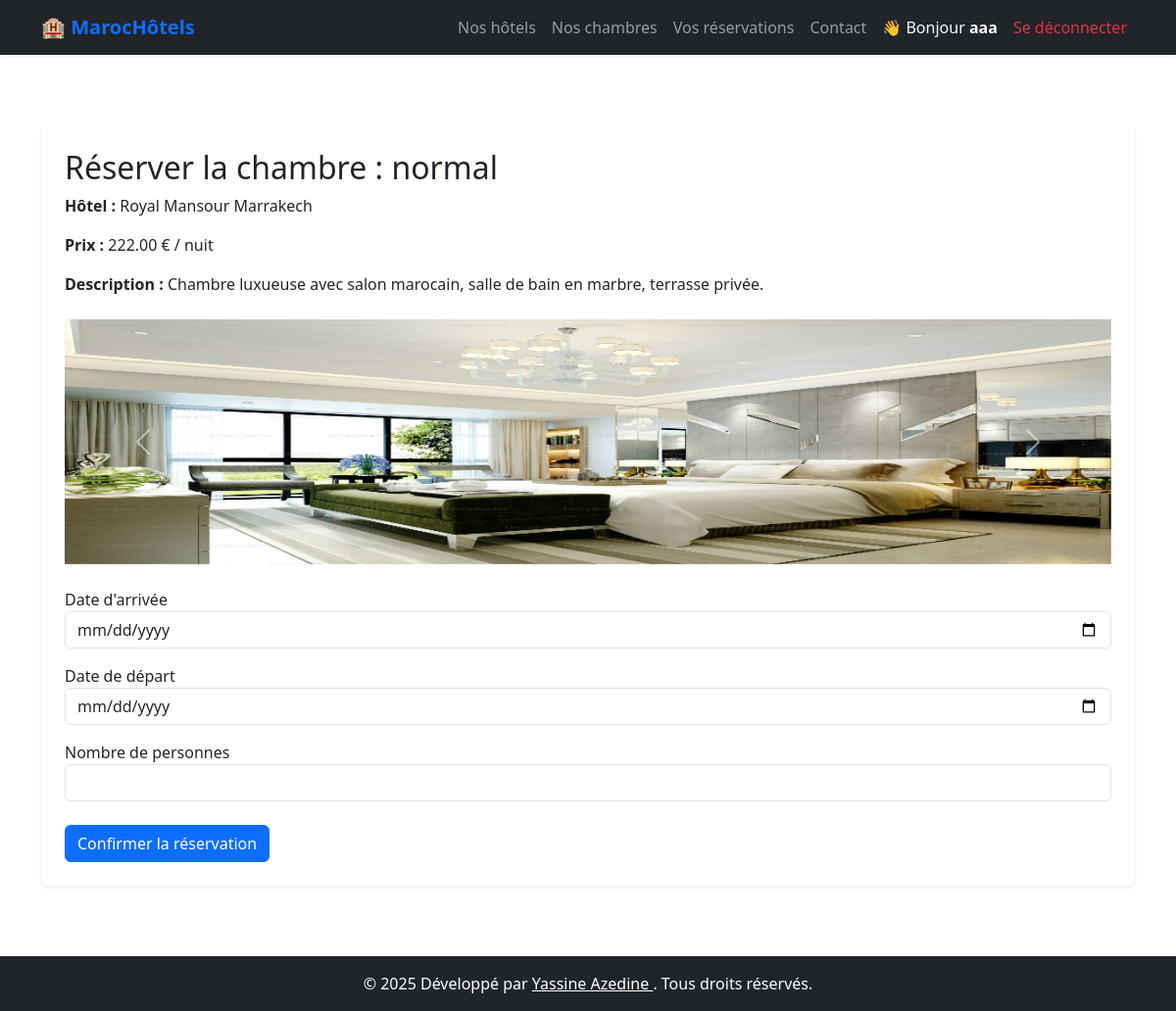
/bookings/room/9/ (signed in), run on the app's committed database.
### rooms/models.py (models this page shows, shortened)
class Room(models.Model):
    hotel = models.ForeignKey(Hotel, related_name='rooms', on_delete=models.CASCADE)
    room_type = models.CharField(
           choices=[
        ("normal", 'normal'),
        ("double", 'double')
    ],
        max_length=100)  # Type of room (e.g., Single, Double, Suite)
    price = models.DecimalField(max_digits=8, decimal_places=2)
    description = models.TextField()
    cover = models.ImageField(upload_to='room_cover/')
    max_occupancy = models.IntegerField()  # Max number of people
    available = models.IntegerField(
    choices=[
        (1, 'Available'),
        (0, 'Not Available')
    ],
    default=1
    )

class RoomImage(models.Model):
    room = models.ForeignKey(Room, related_name='images', on_delete=models.CASCADE)
    image = models.ImageField(upload_to='room_images/')

### hotels/models.py (models this page shows, shortened)
class Hotel(models.Model):
    name = models.CharField(max_length=100)
    location = models.CharField(max_length=255)
    rating = models.DecimalField(max_digits=2, decimal_places=1)
    image = models.ImageField(upload_to='hotels_images/')
    description = models.TextField()

### bookings/views.py (the view)
# urls.py: path('room/<int:room_id>/', views.book_room, name='book_room'),
@login_required
def book_room(request, room_id):
    room = get_object_or_404(Room, id=room_id)  # Retrieve the room based on the room_id provided
    if request.method == 'POST':  # Check if the form has been submitted
        form = BookingForm(request.POST)  # Instantiate the form with POST data
        if form.is_valid():  # Check if the form data is valid
            check_in_date = form.cleaned_data['check_in']  # Extract the cleaned data for check-in date
            check_out_date = form.cleaned_data['check_out']  # Extract the cleaned data for check-out date
            guests = form.cleaned_data['guests']  # Extract the cleaned data for number of guests
            nights = (check_out_date - check_in_date).days
            print(f"Nombre de nuits : {nights}")
            if nights <= 0:
                form.add_error(None, "La date de départ doit être après la date d'arrivée.")
                return render(request, 'bookings/book_room.html', {'form': form, 'room': room})
            total_price = nights * room.price
            if request.user.is_authenticated:
                user = request.user
            else:
                user, created = User.objects.get_or_create(username='guest_' + str(room_id))  # Create a unique guest username
                if created:
                    user.first_name = "Anonyme"  # Default name for guest user
                    user.save()
            booking = Booking.objects.create(
                room=room,
                user=user,
                check_in=check_in_date,
                check_out=check_out_date,
                guests=guests,
                nights=nights,
                total_price=total_price,  # Assuming you have a 'total_price' field in the Booking model
            )
            room.available = False
            room.save()
            print(f"✅ Réservation créée : {booking} pour {nights} nuit(s), {total_price}€")
            return redirect('booking_confirmation', booking_id=booking.id)
    else:
        form = BookingForm()  # Create an empty form if the request method is GET
    return render(request, 'bookings/book_room.html', {
        'room': room,  # Pass the room details to the template
        'form': form,  # Pass the form to the template
    })

### bookings/forms.py
class BookingForm(forms.ModelForm):
    class Meta:
        model = Booking
        fields = ['check_in', 'check_out', 'guests'  ]
        widgets = {
            'check_in': forms.DateInput(attrs={'type': 'date'}),
            'check_out': forms.DateInput(attrs={'type': 'date'}),
        }

### bookings/templates/bookings/book_room.html (shortened to what this page needs)
{% extends 'base.html' %}
{% block content %}
<div class="container mt-5 mb-5 border-0 shadow-sm p-4 rounded ">
    <h2>Réserver la chambre : {{ room.room_type }}</h2>
    <p><strong>Hôtel :</strong> {{ room.hotel.name }}</p>
    <p><strong>Prix :</strong> {{ room.price }} € / nuit</p>
    <p><strong>Description :</strong> {{ room.description }}</p>
    <div class="my-4">
        {% if room.images.all %}
            <div id="roomCarousel" class="carousel slide" data-bs-ride="carousel">
                <div class="carousel-inner">
                    {% for image in room.images.all %}
                        <div class="carousel-item {% if forloop.first %}active{% endif %}">
                            <img src="{{ image.image.url }}" class="d-block w-100" alt="Image de la chambre" width="400" height="250">
                        </div>
                    {% endfor %}
                </div>
                <button class="carousel-control-prev" type="button" data-bs-target="#roomCarousel" data-bs-slide="prev">
                    <span class="carousel-control-prev-icon" aria-hidden="true"></span>
                </button>
                <button class="carousel-control-next" type="button" data-bs-target="#roomCarousel" data-bs-slide="next">
                    <span class="carousel-control-next-icon" aria-hidden="true"></span>
                </button>
            </div>
        {% else %}
            <p>Aucune image disponible pour cette chambre.</p>
        {% endif %}
    </div>
    <form method="post" class="mt-4">
      <div class="form-group">
          <label for="check_in">Date d'arrivée</label>
          <input type="date" id="check_in" name="check_in" class="form-control" required>
      </div>
      <div class="form-group mt-3">
          <label for="check_out">Date de départ</label>
          <input type="date" id="check_out" name="check_out" class="form-control" required>
      </div>
      <div class="form-group mt-3">
          <label for="guests">Nombre de personnes</label>
          <input type="number" id="guests" name="guests" class="form-control" min="1" max="{{ room.max_occupancy }}" required>
      </div>
      <button type="submit" class="btn btn-primary mt-4">Confirmer la réservation</button>
  </form>
</div>
{% endblock %}

### hotels/templates/base.html (shortened to what this page needs)
<!DOCTYPE html>
<html lang="fr">
<head>
  <link href="https://cdn.jsdelivr.net/npm/bootstrap@5.3.3/dist/css/bootstrap.min.css" rel="stylesheet" />
</head>
<body class="d-flex flex-column min-vh-100">
  <nav class="navbar navbar-expand-lg navbar-dark bg-dark shadow-sm">
    <div class="container">
      <a class="navbar-brand fw-bold text-primary" href="{% url 'home' %}">
        🏨 MarocHôtels
      </a>
      <div class="collapse navbar-collapse justify-content-end" id="navbarNav">
        <ul class="navbar-nav">
          <li class="nav-item">
            <a class="nav-link" href="{% url 'hotel_list' %}">Nos hôtels</a>
          </li>
          <li class="nav-item">
            <a class="nav-link" href="{% url 'room_list' %}">Nos chambres</a>
          </li>
          {% if user.is_authenticated %}
            <li class="nav-item">
              <a class="nav-link" href="{% url 'booking_list' %}">Vos réservations</a>
            </li>
          {% endif %}
          <li class="nav-item">
            <a class="nav-link" href="{% url 'contact' %}">Contact</a>
          </li>
        </ul>
        <ul class="navbar-nav">
          {% if user.is_authenticated %}
            <li class="nav-item">
              <span class="nav-link text-light">👋 Bonjour <strong>{{ user.username }}</strong></span>
            </li>
            <li class="nav-item">
              <a class="nav-link text-danger" href="{% url 'logout' %}">Se déconnecter</a>
            </li>
          {% endif %}
        </ul>
      </div>
    </div>
  </nav>
  <main class="flex-grow-1">
    <div class="container py-4">
      {% block content %}{% endblock %}
    </div>
  </main>
  <footer class="bg-dark text-white text-center py-3 mt-auto">
    &copy; 2025 Développé par
    <a href="https://github.com/YassineAzedine" target="_blank" class="text-white text-decoration-underline">
      Yassine Azedine
    </a>. Tous droits réservés.
  </footer>
</body>
</html>

### data on the page
Room: room_type "normal", hotel.name "Royal Mansour Marrakech", price "222.00", description "Chambre luxueuse avec salon marocain, salle de bain en marbre, terrasse privée."
RoomImage: image (picture)

### other printed values
{{ user.username }} "aaa"
